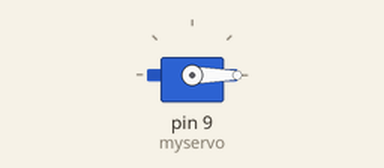
This program was run on a simulated Arduino Uno, built with avr-gcc and run on an emulated ATmega328P. Shown: servo. What the program prints to the serial monitor is not drawn.

Above: at 0.05 s.
Timing chart, 0 to 3.0 s (numbered marks = the images above):
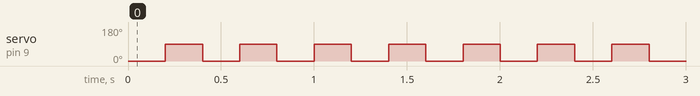

The program:

main.cpp
```cpp
#include <Arduino.h>
#include <Servo.h>

// Create a servo object
Servo myservo;

void setup() {
    myservo.attach(9);
    myservo.write(0);
    Serial.begin(9600);
}

void loop() {
    // Change the position of the servo to 0 degrees
    Serial.println("Moving to 0 degrees");
    myservo.write(0);
    delay(200);

    // Move it to 90 degrees
    myservo.write(90);
    delay(200);
}
```

Measured:
- by itself, servo on pin 9 (myservo): alternates 90° for 0.20 s and 0° for 0.20 s
